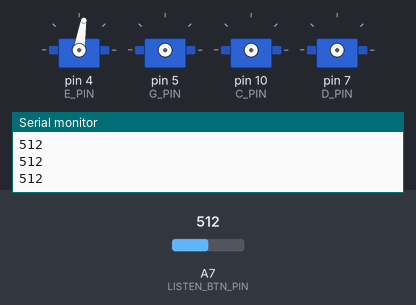
Recording of a sketch running on a simulated Arduino Nano, built with avr-gcc and run on an emulated ATmega328P. On the bench: 4 × servo, the last lines printed to the serial monitor. The test bench sets the inputs (shaded band); at power-on: A7 (LISTEN_BTN_PIN) = 512. At 7.2 s the program stops and its outputs stay as they are.

Above: at 1.2 s.
1.3 s: A7 (LISTEN_BTN_PIN) set to 1008
At 4.15 s:
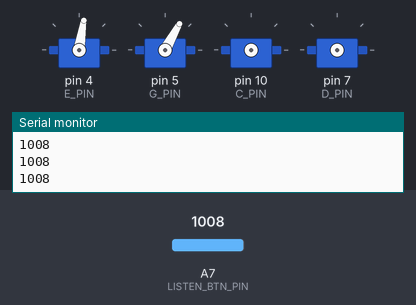
4.3 s: A7 (LISTEN_BTN_PIN) set to 1020
At 4.5 s:
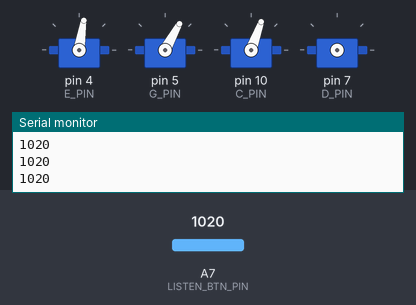
At 7.1 s:
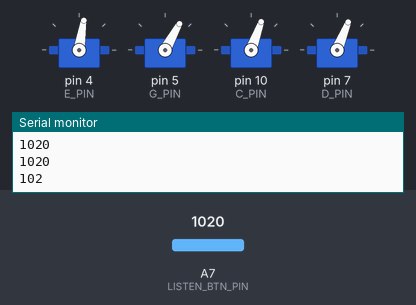
Timing chart, 0 to 8.6 s (numbered marks = the images above; inputs shaded):
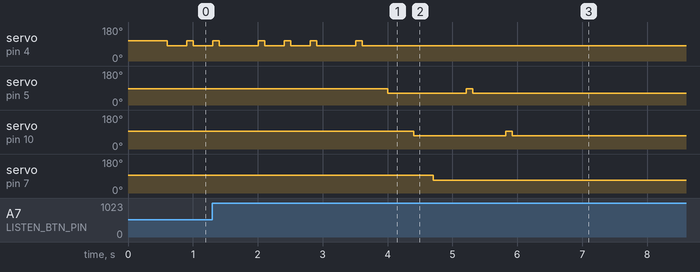

The sketch:

play.ino
```cpp
#include "xylophone.h"
#include "songs.h"

Xylophone xyl;
JingleBells bells;
McDonald donald;
Cucaracha cukaracha;

int index = 0;

void setup() {}

void loop() {
    if (index == 0) {
      if (!xyl.play(bells))
        changeIndex();
    } else if (index == 1) {
      if (!xyl.play(donald))
        changeIndex();
    } else if (!xyl.play(cukaracha))
      changeIndex();
}

void changeIndex() {
    if (index == 2) {
      index = 0;
    } else index++;
}
```

defines.h
```cpp
#pragma once

#define LISTEN_BTN_PIN A7

unsigned long lastSongChangeTime;

#define C_PIN 10
#define D_PIN 7
#define E_PIN 4
#define F_PIN 8
#define G_PIN 5
#define A_PIN 9
#define B_PIN 6
#define _C_PIN 3

#define ARRAY_LEN(array) sizeof(array) / sizeof(array[0])
```

myservo.h
```cpp
#pragma once

#include <Servo.h>

static const int ANGLE[] = {71, 106, 86, 123, 93, 106, 120, 95};

class MyServo : public Servo {
    bool isAttached = false;
    unsigned long lastPlay = 0;
    int pin;

  public:
    MyServo(int _pin) : Servo() { pin = _pin; }

    void play() {
        attach(pin);
        write(ANGLE[pin - 3]);
        delay(100);
        write(ANGLE[pin - 3] - 25);
        lastPlay = millis();
    }

    int getPin() { return pin; }
    unsigned long getLastPlay() { return lastPlay; }
};
```

notes.h
```cpp
#pragma once

#include "defines.h"

static const double jingleBells[][2] = {
    {0.5, E_PIN}, {0.9, E_PIN}, {1.3, E_PIN},  {2, E_PIN},    {2.4, E_PIN},
    {2.8, E_PIN}, {3.5, E_PIN}, {3.9, G_PIN},  {4.3, C_PIN},  {4.6, D_PIN},
    {5, E_PIN},   {6.5, F_PIN}, {6.9, F_PIN},  {7.3, F_PIN},  {7.8, F_PIN},
    {8.0, F_PIN}, {8.4, E_PIN}, {8.8, E_PIN},  {9.1, E_PIN},  {9.3, E_PIN},
    {9.5, E_PIN}, {9.9, D_PIN}, {10.3, D_PIN}, {10.6, E_PIN}, {11, D_PIN},
    {11.5, G_PIN}, {11.5, G_PIN}};

static const double macdonald[][2] = {
  {0.5, G_PIN}, {0.8, G_PIN}, {1.2, G_PIN}, {1.5, D_PIN}, {1.9, E_PIN},
  {2.3, E_PIN}, {2.7, D_PIN}, {3.4, B_PIN}, {3.8, B_PIN}, {4.2, A_PIN},
  {4.5, A_PIN}, {4.9, G_PIN}, {6.0, D_PIN}, {6.4, G_PIN}, {6.8, G_PIN},
  {7.2, G_PIN}, {7.5, D_PIN}, {7.9, E_PIN}, {8.3, E_PIN}, {8.7, D_PIN},

  {9.4, B_PIN}, {9.8, B_PIN}, {10.2, A_PIN}, {10.5, A_PIN}, {10.9, G_PIN},
  {12, D_PIN}, {12.2, D_PIN}, {12.4, G_PIN}, {12.8, G_PIN}, {13.2, G_PIN},
  {13.9, G_PIN}, {14.3, G_PIN}, {14.7, G_PIN}, {15.4, G_PIN}, {15.6, G_PIN},
  {15.8, G_PIN}, {16.3, G_PIN}, {16.5, G_PIN}, {16.9, G_PIN}, {17.1, G_PIN},

  {17.3, G_PIN}, {17.5, G_PIN}, {17.7, G_PIN}, {18, G_PIN}, {18.4, G_PIN},
  {18.8, G_PIN}, {19.2, G_PIN}, {19.5, D_PIN}, {19.9, E_PIN}, {20.3, E_PIN},
  {20.7, D_PIN}, {21.4, B_PIN}, {21.8, B_PIN}, {22.2, A_PIN}, {22.5, A_PIN},
  {22.9, G_PIN}, {22.2, A_PIN}
};

static const double cucaracha[][2] = {
  {0.5, C_PIN}, {0.7, C_PIN}, {0.9, C_PIN}, {1.1, F_PIN}, {1.8, A_PIN},
  {2.2, C_PIN}, {2.4, C_PIN}, {2.6, C_PIN}, {2.9, F_PIN}, {3.5, A_PIN},
  {4.8, F_PIN}, {5.2, F_PIN}, {5.4, E_PIN}, {5.6, E_PIN}, {5.9, D_PIN},
  {6.1, D_PIN}, {6.3, C_PIN}, {7.3, C_PIN}, {7.6, C_PIN}, {7.8, C_PIN},
  {8, E_PIN}, {8.6, G_PIN}, {9.1, C_PIN}, {9.3, C_PIN}, {9.5, C_PIN},

  {9.7, E_PIN}, {10.4, G_PIN}, {11.6, _C_PIN}, {12.1, _C_PIN}, {12.3, _C_PIN},
  {12.5, _C_PIN}, {12.7, A_PIN}, {12.9, G_PIN}, {13.1, F_PIN}, {14.2, C_PIN},
  {14.4, C_PIN}, {14.6, C_PIN}, {14.9, F_PIN}, {15.5, A_PIN}, {15.9, C_PIN},
  {16.1, C_PIN}, {16.3, C_PIN}, {16.6, F_PIN}, {17.2, A_PIN}, {18.5, F_PIN},

  {18.9, F_PIN}, {19.1, E_PIN}, {19.3, E_PIN}, {19.1, E_PIN}, {19.6, D_PIN},
  {19.8, D_PIN}, {20.0, C_PIN}, {21.1, C_PIN}, {21.3, C_PIN}, {21.5, C_PIN},
  {21.7, E_PIN}, {22.4, G_PIN}, {22.8, C_PIN}, {23.0, C_PIN}, {23.2, C_PIN},
  {23.4, E_PIN}, {24.1, G_PIN}, {25.4, _C_PIN}, {25.8, _C_PIN}, {26.0, _C_PIN},

  {26.2, _C_PIN}, {26.4, A_PIN}, {26.6, G_PIN}, {26.8, F_PIN}

 };
```

songs.h
```cpp
#pragma once

#include "defines.h"
#include "notes.h"

class Song {
  protected:
    int currentCommand = 0;
    int length;

  public:
    Song() {}
    virtual double getCurrentTime() = 0;
    virtual int getCurrentNote() = 0;
    virtual bool nextCommand() = 0;
};

class JingleBells : protected Song {

  public:
    JingleBells() : Song() { length = ARRAY_LEN(jingleBells); }
    double getCurrentTime() { return jingleBells[currentCommand][0]; }
    int getCurrentNote() { return jingleBells[currentCommand][1]; }
    bool nextCommand() {
        if (currentCommand == length - 1) {
          currentCommand = 0;
          return false;
        }
        currentCommand++;
        return true;
    }
};

class McDonald : protected Song {

public:
    McDonald() : Song() { length = ARRAY_LEN(macdonald); }
    double getCurrentTime() { return macdonald[currentCommand][0]; }
    int getCurrentNote() { return macdonald[currentCommand][1]; }
    bool nextCommand() {
        if (currentCommand == length - 1) {
          currentCommand = 0;
          return false;
        }
        currentCommand++;
        return true;
    }
};

class Cucaracha : protected Song {

public:
    Cucaracha() : Song() { length = ARRAY_LEN(cucaracha); }
    double getCurrentTime() { return cucaracha[currentCommand][0]; }
    int getCurrentNote() { return cucaracha[currentCommand][1]; }
    bool nextCommand() {
        if (currentCommand == length - 1) {
          currentCommand = 0;
          return false;
        }
        currentCommand++;
        return true;
    }
};
```

xylophone.h
```cpp
#pragma once

#include "StandardCplusplus.h"
#include <iterator>
#include <vector>
#include "myservo.h"
#include "songs.h"

class Xylophone {
    std::vector<MyServo> servos;
    bool exit = false;
    unsigned long lastButtonPressed = 0;
  public:
    Xylophone() {
        servos.push_back(MyServo(C_PIN));
        servos.push_back(MyServo(D_PIN));
        servos.push_back(MyServo(E_PIN));
        servos.push_back(MyServo(F_PIN));
        servos.push_back(MyServo(G_PIN));
        servos.push_back(MyServo(A_PIN));
        servos.push_back(MyServo(B_PIN));
        servos.push_back(MyServo(_C_PIN));
    }

    bool play(JingleBells & song) {
        lastSongChangeTime = millis();
        Serial.begin(9600);
        pinMode(LISTEN_BTN_PIN, INPUT);
        unsigned long startPlaying = millis();
        unsigned long now = 0;
        lastButtonPressed = millis();
        while (true) {
            if (endPlaying()) return false;
            now = millis();
            if (now - startPlaying > song.getCurrentTime() * 1000) {
                int note = song.getCurrentNote();
                int index = noteToIndex(note);
                servos[index].play();
                if (!song.nextCommand()) break;
            }
            detachOdd();
        }
        detachOdd();
        return true;
    }

    bool play(McDonald & song) {
        Serial.begin(9600);
        pinMode(LISTEN_BTN_PIN, INPUT);
        unsigned long startPlaying = millis();
        unsigned long now = 0;
        lastButtonPressed = millis();
        while (true) {
            if (endPlaying()) return false;
            now = millis();
            if (now - startPlaying > song.getCurrentTime() * 1000) {
                int note = song.getCurrentNote();
                int index = noteToIndex(note);
                servos[index].play();
                if (!song.nextCommand()) break;
            }
            detachOdd();
        }
        detachOdd();
        return true;
    }

    bool play(Cucaracha & song) {
        Serial.begin(9600);
        pinMode(LISTEN_BTN_PIN, INPUT);
        unsigned long startPlaying = millis();
        unsigned long now = 0;
        lastButtonPressed = millis();
        while (true) {
            if (endPlaying()) return false;
            now = millis();
            if (now - startPlaying > song.getCurrentTime() * 1000) {
                int note = song.getCurrentNote();
                int index = noteToIndex(note);
                servos[index].play();
                if (!song.nextCommand()) break;
            }
            detachOdd();
        }
        detachOdd();
        return true;
    }

  private:

    bool endPlaying() {
        int buttonValue = analogRead(LISTEN_BTN_PIN);
        Serial.println(buttonValue);
        if (buttonValue < 1020) {
          exit = false;
          return false;
        }
        unsigned long now = millis();
        if (now - lastSongChangeTime < 1000) return false;
        if (exit && now - lastButtonPressed > 50) return true;
        exit = true;
        lastButtonPressed = now;
        return false;
    }

    int noteToIndex(int note) {
        switch (note) {
        case C_PIN: return 0;
        case D_PIN: return 1;
        case E_PIN: return 2;
        case F_PIN: return 3;
        case G_PIN: return 4;
        case A_PIN: return 5;
        case B_PIN: return 6;
        case _C_PIN: return 7;
        default: return -1;
        }
    }

    void detachOdd() {
        unsigned long now = millis();
        for (auto & servo : servos) {
            if (servo.attached() && now - servo.getLastPlay() > 0.1 * 1000) {
                servo.detach();
            }
        }
    }
};
```

Measured:
- the behaviour switches between 1019 and 1020 on A7 (LISTEN_BTN_PIN) (found by bisection; images 1 and 2)
- after the input at 4.3 s, servo on pin 4 (E_PIN): stops changing and stays 81°; servo on pin 5 (G_PIN): 61° → 86° after 0.91 s, → 61° 0.10 s later
